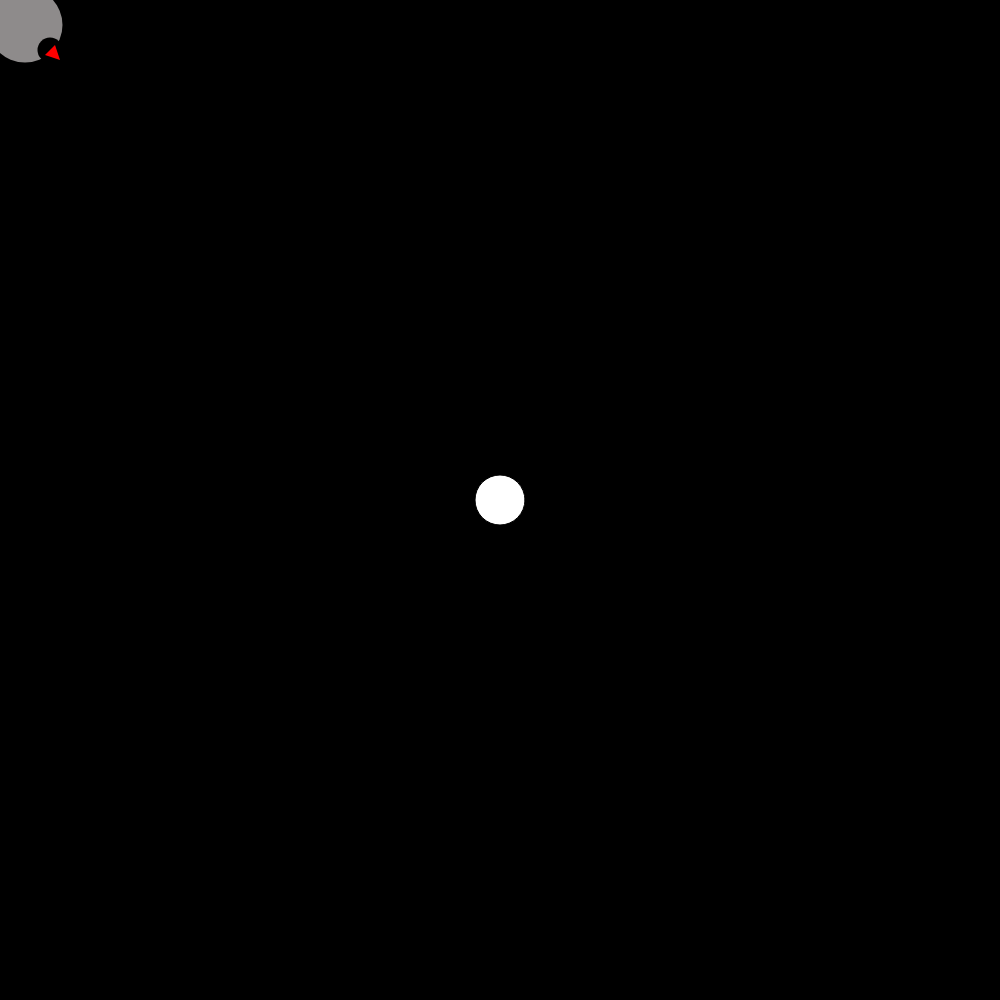
Frame 1 (no input)
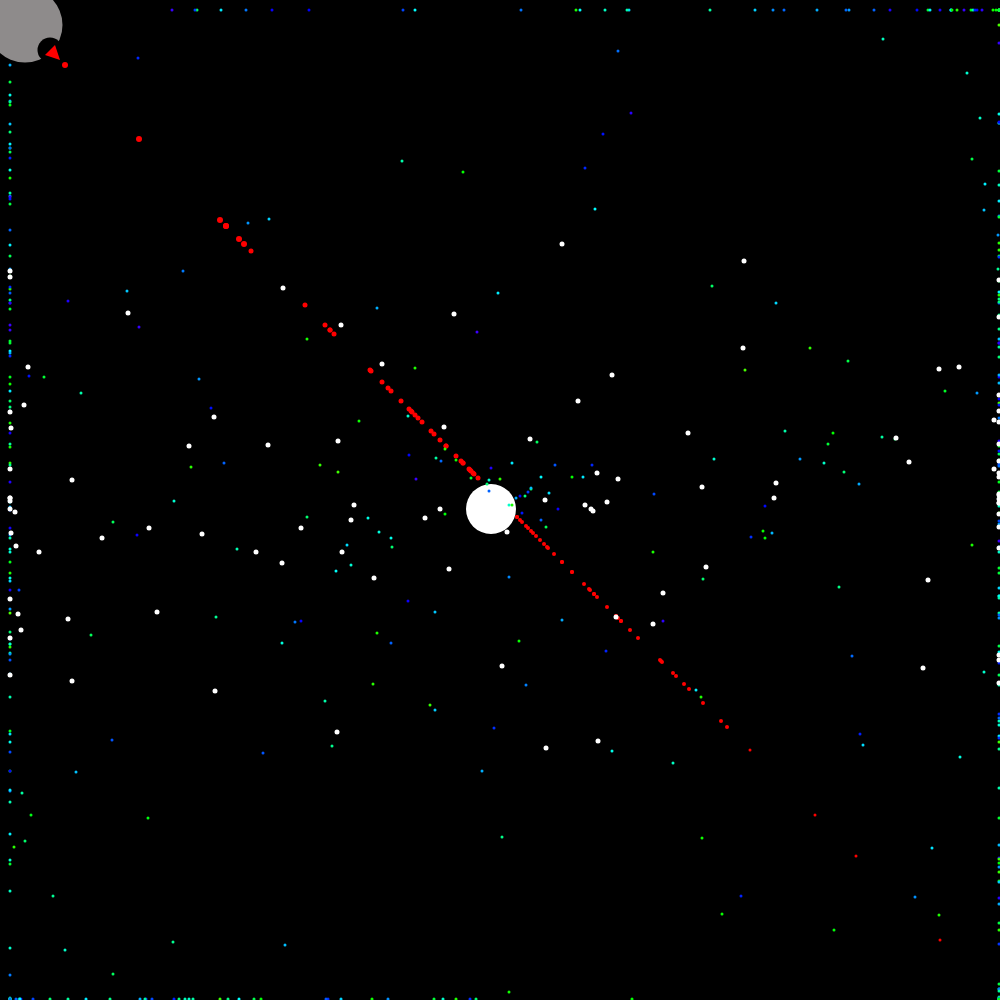
Frame 60 (no input)
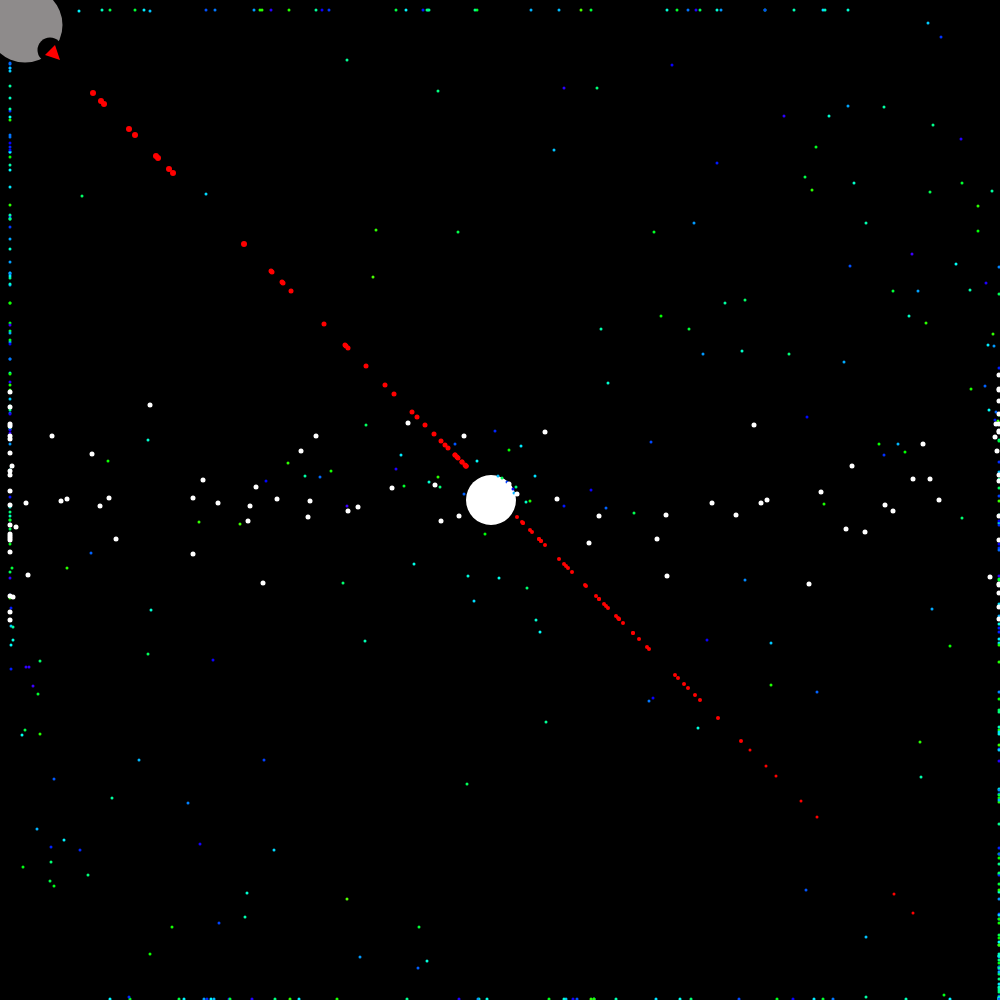
Frame 120 (the mouse pressed at the canvas centre since frame 60)

The p5.js sketch that drew these frames (run headless with seeded random() and noise() and a simulated clock; from frame 60 on, the mouse is pressed at the canvas centre):

// p5.js sketch
// ── sketch.js
'use strict';

var nprArray=new Array();
var npArray=new Array();
var jb;
var obArray=new Array();
var obtArray=new Array();

function setup() {
    createCanvas(1000, 1000);
    for (var i = 0; i < 101; i++) {
        nprArray[i] = new NormalParticleRed();
    }
    for (var i = 0; i < 501; i++) {
        npArray[i] = new NormalParticle();
    }
    for (var i = 0; i < 51; i++) {
        obArray[i] = new OddballParticle();
    }
    for (var i = 0; i < 51; i++) {
        obtArray[i] = new OddballParticleTwo();
    }
    jb = new JumboParticle();
}

function draw() {
    background(0);
    for (var i = 0; i < 101; i++) {
        nprArray[i].show();
        nprArray[i].move();
    }
    jb.show();
    jb.move();
    for (var i = 0; i < 501; i++) {
        npArray[i].show();
        npArray[i].move();
    }
    for (var i = 0; i < 51; i++) {
        obArray[i].show();
        obArray[i].move();
    }
    for (var i = 0; i < 51; i++) {
        obtArray[i].show();
        obtArray[i].move();
    }
    fill('#8E8B8B');
    ellipse(25, 25, 75, 75);
    fill(0);
    ellipse(50, 50, 25, 25);
    fill('#FF0000');
    triangle(55,45,60,60,45,55);

}
class Particle {

    move()
    {}
    show()
    {}

}

class OddballParticle extends Particle //uses an interface
{
    constructor() {
        super();
        this.x = 500;
        this.y = 500;
        this.speed = Math.random() * 20;
        this.angle = (Math.PI * 5) * Math.random() * 6;
    }
    move() {
        this.x += -(Math.tan(this.angle) * this.speed * 3);
        this.y += Math.cos(this.angle) * this.speed;
        this.angle += 0.15;

        if (this.x > 999) {
            this.x = 999;
        } else if (this.x < 10) {
            this.x = 10;
        }

        if (this.y > 999) {
            this.y = 999;
        } else if (this.y < 10) {
            this.y = 10;
        }
    }
    show() {
        fill('255');
        ellipse(Math.floor(this.x), Math.floor(this.y), 5, 5);
    }
}




class JumboParticle extends OddballParticle //uses inheritance
{

    constructor() {
        super();
        this.x = 500;
        this.y = 500;
        this.speed = Math.random() * 20;
        this.angle = (Math.PI * 5) * Math.random() * 6;
        //angle=(Math.PI/2)*Math.random();
    }
    move() {
        this.x += Math.cos(this.angle) * this.speed;
        this.y += (Math.sin(this.angle) * this.speed);
        this.angle += .01;

        if (this.x > 510) {
            this.x = 500;
        } else if (this.x < 490) {
            this.x = 500;
        }

        if (this.y > 510) {
            this.y = 500;
        } else if (this.y < 490) {
            this.y = 500
        }
    }

    show() {
        fill('255');
        ellipse(Math.floor(this.x), Math.floor(this.y), 50, 50);
    }

}


class NormalParticleRed {

    constructor() {
        this.x = 500;
        this.y = 500;
        this.speed = Math.random() * 5;
        this.angle = (Math.PI * 2) * Math.random();
        //angle=(Math.PI/2)*Math.random();
    }

    move() {
        this.x += Math.tan(this.angle) * this.speed;
        this.y += Math.tan(this.angle) * this.speed;
        this.angle += 0.05;
        if (this.x > 999) {
            this.x = 750;
        } else if (this.x < 0) {
            this.x = 750;
        }

        if (this.y > 999) {
            this.y = 750;

        } else if (this.y < 0) {
            this.y = 750;
        }
    }

    show() {
        fill('#FF0000');
        if (this.x <= 250)
            ellipse(Math.floor(this.x), Math.floor(this.y), 6, 6);
        if (this.x > 250 && this.x < 500)
            ellipse(Math.floor(this.x), Math.floor(this.y), 5, 5);
        if (this.x >= 500 && this.x < 750)
            ellipse(Math.floor(this.x), Math.floor(this.y), 4, 4);
        if (this.x >= 750)
            ellipse(Math.floor(this.x), Math.floor(this.y), 3, 3);
    }
}



class NormalParticle {
    //your code here

    constructor() {
        this.x = 500;
        this.y = 500;
        this.speed = Math.random() * 20;
        this.angle = (Math.PI * 5) * Math.random() * 6;
        this.r = 0;
        this.g = 0;
        this.b = 0;
        this.t = 0;
        //angle=(Math.PI/2)*Math.random();
    }
    move() {
        this.x += -(Math.cos(this.angle) * this.speed * 3);
        this.y += (Math.sin(this.angle) * this.speed);
        this.angle += .025;

        if (this.x > 999) {
            this.x = 999;
        } else if (this.x < 10) {
            this.x = 10;
        }

        if (this.y > 999) {
            this.y = 999;
        } else if (this.y < 10) {
            this.y = 10;
        }
    }

    show() {
        noStroke();
        if (this.t == 0) {
            this.randomColor();
            this.t = 300;
        }
        this.t = this.t + 1;
        //println(t);
        colorMode(HSB);
        //blendMode(LIGHTEST);
        fill(this.r, this.g, this.b);
        ellipse(Math.floor(this.x), Math.floor(this.y), 3, 3);
    }

    randomColor() {
        this.r = Math.floor((Math.random() * 155 + 100));
        this.g = Math.floor((Math.random() * 155 + 100));
        this.b = Math.floor((Math.random() * 155 + 100));

    }


}



class OddballParticleTwo extends Particle //uses an interface
{
    constructor() {
        super();
        this.x = 500;
        this.y = 500;
        this.speed = Math.random() * 20;
        this.angle = (Math.PI * 5) * Math.random() * 6;
    }
    move() {
        this.x += Math.tan(this.angle) * this.speed * 3;
        this.y += Math.cos(this.angle) * this.speed;
        this.angle += 0.15;

        if (this.x > 999) {
            this.x = 999;
        } else if (this.x < 10) {
            this.x = 10;
        }

        if (this.y > 999) {
            this.y = 999;
        } else if (this.y < 10) {
            this.y = 10;
        }
    }
    show() {
        fill('255');
        ellipse(Math.floor(this.x), Math.floor(this.y), 5, 5);
    }
}
